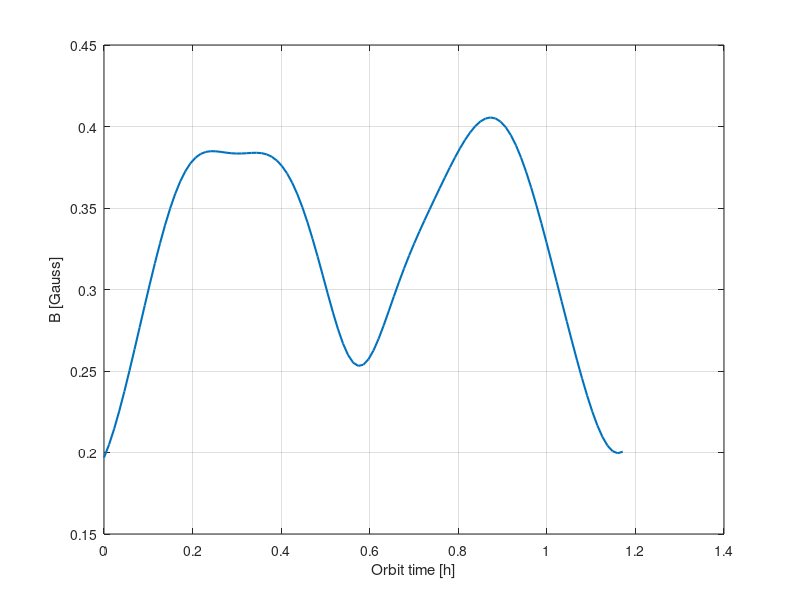

MATLAB code for this plot:
clear
close all
set(groot, 'defaultFigureUnits', 'pixels', 'defaultFigurePosition', [100 100 700 500]);

load("Bfield.mat");

%%

t = linspace(0, 1.1714, length(Bfield));

plot(t,Bfield,'LineWidth',1.5)
%xlim([2004.8,2037])
%ylim([0,400])
xlabel('Orbit time [h]')
ylabel('B [Gauss]')
grid on;

print(gcf, 'output/Bfield.png', '-dpng', '-r300');